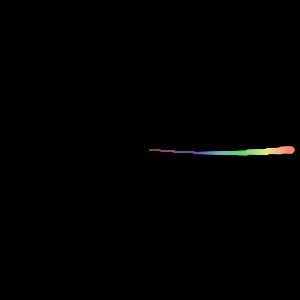
Frame 1 (no input)
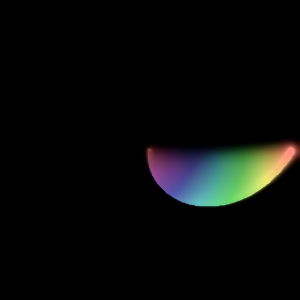
Frame 60 (the mouse pressed at the canvas centre just before this capture)
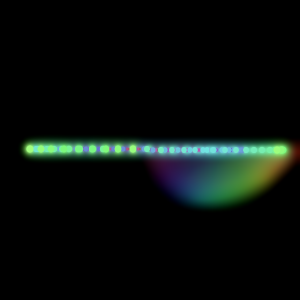
Frame 120 (the mouse held since frame 60 and released just before this capture)

The Processing sketch that drew these frames (run headless with seeded random() and noise(); from frame 60 on, the mouse is pressed at the canvas centre):

// Processing sketch: whitney_blur
// ── whitney_blur.pde
// WhitneyScope - Jim Bumgardner
//
// From ideas by John Whitney -- see his book "Digital Harmony"
// This was uses an added BLUR effect.

int   nbrPoints = 200;
int   cx,cy;
float crad;
float cycleLength;
float startTime;
int   counter =0 ;
float   speed = 1;
boolean classicStyle = true; // when this is false, there is additional complexity

void setup()
{
  size(300, 300);
  cx = width/2;
  cy = height/2;
  crad = (min(width,height)/2) * 0.95;
  noStroke();
  smooth();
  colorMode(HSB, 1);

  background(0);
  
  if (classicStyle)
    cycleLength = 15*60;
  else
    cycleLength = 2000*15*60;
  speed = (2*PI*nbrPoints) / cycleLength;
  startTime = -random(cycleLength);
  // speed = 10;
}

void mousePressed()
{
  classicStyle = !classicStyle;
  if (classicStyle)
    cycleLength = 15*60;
  else
    cycleLength = 2000*15*60;
  speed = (2*PI*nbrPoints) / cycleLength;
}



void draw()
{
 startTime = -(cycleLength*mouseY) / (float) height;
 float timer = (millis()*.001 - startTime)*speed;

  // background(0);
  filter(BLUR, 1);
  counter = int(timer / cycleLength);

  for (int i = 0; i < nbrPoints; ++i)
  {
  
    float r = i/(float)nbrPoints;
    if ((counter & 1) == 0)
      r = 1-r;

    float a = timer * r; // pow(i * .001,2);
    // float a = timer*2*PI/(cycleLength/i); same thing
    float len = i*crad/(float)nbrPoints;
    float rad = max(2,len*.05);
    if (!classicStyle)
       len *= sin(a*timer);  // big fun!
    int x = (int) (cx + cos(a)*len);
    int y = (int) (cy + sin(a)*len);
    float hue = r + timer * .01;
    hue -= int(hue);
    fill(hue,.5,1-r/2);
    ellipse(x,y,rad,rad);
  }
}
